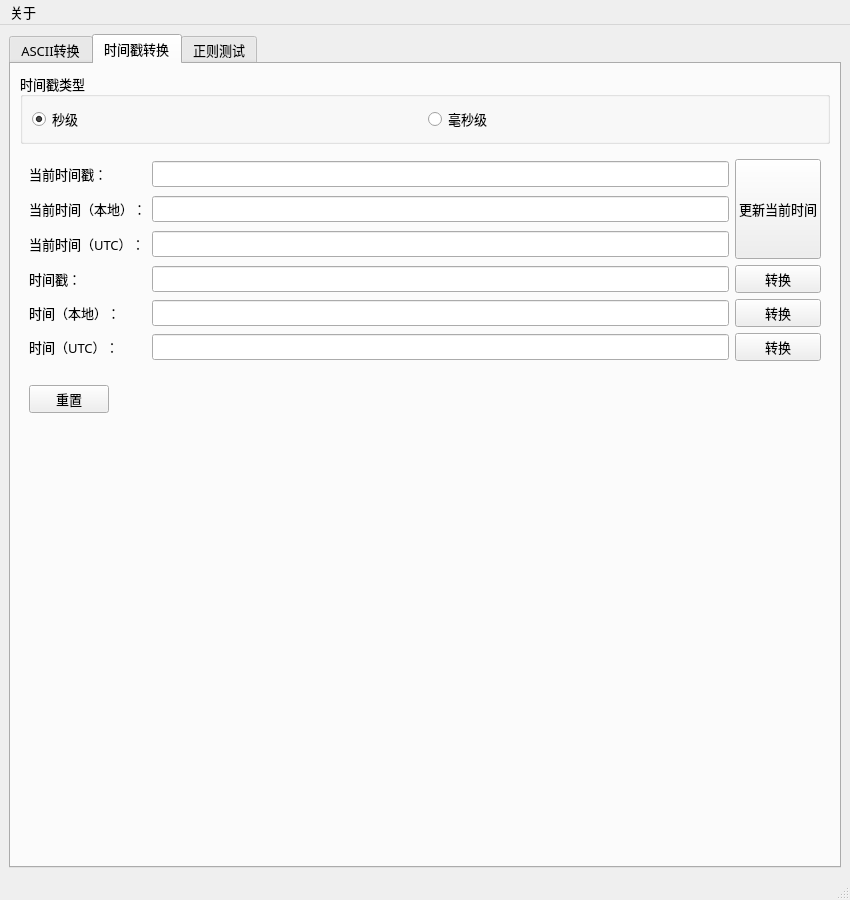
<?xml version="1.0" encoding="UTF-8"?>
<ui version="4.0">
 <class>MainWindow</class>
 <widget class="QMainWindow" name="MainWindow">
  <property name="geometry">
   <rect>
    <x>0</x>
    <y>0</y>
    <width>850</width>
    <height>900</height>
   </rect>
  </property>
  <property name="minimumSize">
   <size>
    <width>850</width>
    <height>900</height>
   </size>
  </property>
  <property name="font">
   <font>
    <family>等线</family>
    <pointsize>10</pointsize>
   </font>
  </property>
  <property name="acceptDrops">
   <bool>true</bool>
  </property>
  <property name="windowTitle">
   <string>PerryBox</string>
  </property>
  <widget class="QWidget" name="centralwidget">
   <layout class="QVBoxLayout" name="verticalLayout_2">
    <item>
     <widget class="QTabWidget" name="tabWidget">
      <property name="font">
       <font>
        <family>等线</family>
        <pointsize>10</pointsize>
       </font>
      </property>
      <property name="currentIndex">
       <number>1</number>
      </property>
      <widget class="QWidget" name="tab_ascii">
       <attribute name="title">
        <string>ASCII转换</string>
       </attribute>
       <layout class="QVBoxLayout" name="verticalLayout">
        <item>
         <widget class="QLabel" name="label">
          <property name="font">
           <font>
            <family>等线</family>
            <pointsize>10</pointsize>
           </font>
          </property>
          <property name="text">
           <string>ASCII文本：</string>
          </property>
         </widget>
        </item>
        <item>
         <widget class="QTextEdit" name="edit_ascii">
          <property name="font">
           <font>
            <family>等线</family>
            <pointsize>10</pointsize>
           </font>
          </property>
          <property name="acceptRichText">
           <bool>false</bool>
          </property>
         </widget>
        </item>
        <item>
         <widget class="QLabel" name="label_2">
          <property name="font">
           <font>
            <family>等线</family>
            <pointsize>10</pointsize>
           </font>
          </property>
          <property name="text">
           <string> 十六进制：</string>
          </property>
         </widget>
        </item>
        <item>
         <widget class="QTextEdit" name="edit_hex">
          <property name="font">
           <font>
            <family>等线</family>
            <pointsize>10</pointsize>
           </font>
          </property>
          <property name="acceptRichText">
           <bool>false</bool>
          </property>
         </widget>
        </item>
        <item>
         <widget class="QLabel" name="label_3">
          <property name="font">
           <font>
            <family>等线</family>
            <pointsize>10</pointsize>
           </font>
          </property>
          <property name="text">
           <string> 十进制：</string>
          </property>
         </widget>
        </item>
        <item>
         <widget class="QTextEdit" name="edit_dec">
          <property name="font">
           <font>
            <family>等线</family>
            <pointsize>10</pointsize>
           </font>
          </property>
          <property name="acceptRichText">
           <bool>false</bool>
          </property>
         </widget>
        </item>
        <item>
         <widget class="QWidget" name="widget_2" native="true">
          <layout class="QHBoxLayout" name="horizontalLayout_2">
           <item>
            <widget class="QLabel" name="label_4">
             <property name="text">
              <string>字符长度（ 字节）：</string>
             </property>
            </widget>
           </item>
           <item>
            <widget class="QLineEdit" name="edit_char_size">
             <property name="enabled">
              <bool>true</bool>
             </property>
             <property name="readOnly">
              <bool>true</bool>
             </property>
            </widget>
           </item>
          </layout>
         </widget>
        </item>
        <item>
         <widget class="QWidget" name="widget" native="true">
          <property name="font">
           <font>
            <family>等线</family>
            <pointsize>10</pointsize>
           </font>
          </property>
          <layout class="QHBoxLayout" name="horizontalLayout">
           <item>
            <widget class="QPushButton" name="btn_reset_ascii">
             <property name="sizePolicy">
              <sizepolicy hsizetype="Fixed" vsizetype="Fixed">
               <horstretch>0</horstretch>
               <verstretch>0</verstretch>
              </sizepolicy>
             </property>
             <property name="minimumSize">
              <size>
               <width>100</width>
               <height>30</height>
              </size>
             </property>
             <property name="maximumSize">
              <size>
               <width>100</width>
               <height>30</height>
              </size>
             </property>
             <property name="font">
              <font>
               <family>等线</family>
               <pointsize>10</pointsize>
              </font>
             </property>
             <property name="text">
              <string>重置</string>
             </property>
            </widget>
           </item>
           <item>
            <spacer name="horizontalSpacer">
             <property name="font">
              <font>
               <family>等线</family>
               <pointsize>10</pointsize>
              </font>
             </property>
             <property name="orientation">
              <enum>Qt::Horizontal</enum>
             </property>
             <property name="sizeHint" stdset="0">
              <size>
               <width>40</width>
               <height>20</height>
              </size>
             </property>
            </spacer>
           </item>
           <item>
            <widget class="QLabel" name="label_info_ascii">
             <property name="font">
              <font>
               <family>等线</family>
               <pointsize>10</pointsize>
              </font>
             </property>
             <property name="styleSheet">
              <string notr="true">color: rgb(255, 0, 0);</string>
             </property>
             <property name="text">
              <string/>
             </property>
            </widget>
           </item>
          </layout>
         </widget>
        </item>
       </layout>
      </widget>
      <widget class="QWidget" name="tab_ipmi">
       <attribute name="title">
        <string>时间戳转换</string>
       </attribute>
       <layout class="QVBoxLayout" name="verticalLayout_3">
        <item>
         <widget class="QGroupBox" name="groupBox">
          <property name="title">
           <string>时间戳类型</string>
          </property>
          <layout class="QHBoxLayout" name="horizontalLayout_4">
           <item>
            <widget class="QRadioButton" name="radioButton">
             <property name="text">
              <string>秒级</string>
             </property>
             <property name="checked">
              <bool>true</bool>
             </property>
            </widget>
           </item>
           <item>
            <widget class="QRadioButton" name="radioButton_2">
             <property name="text">
              <string>毫秒级</string>
             </property>
            </widget>
           </item>
          </layout>
         </widget>
        </item>
        <item>
         <widget class="QWidget" name="widget_3" native="true">
          <layout class="QGridLayout" name="gridLayout">
           <item row="4" column="2">
            <widget class="QPushButton" name="btn_timestamp">
             <property name="text">
              <string>转换</string>
             </property>
            </widget>
           </item>
           <item row="3" column="1">
            <widget class="QLineEdit" name="edit_cur_utctime">
             <property name="readOnly">
              <bool>true</bool>
             </property>
            </widget>
           </item>
           <item row="1" column="0">
            <widget class="QLabel" name="label_6">
             <property name="text">
              <string>当前时间戳：</string>
             </property>
            </widget>
           </item>
           <item row="2" column="1">
            <widget class="QLineEdit" name="edit_cur_localtime">
             <property name="readOnly">
              <bool>true</bool>
             </property>
            </widget>
           </item>
           <item row="7" column="2">
            <widget class="QPushButton" name="btn_utctime">
             <property name="text">
              <string>转换</string>
             </property>
            </widget>
           </item>
           <item row="1" column="2" rowspan="3">
            <widget class="QPushButton" name="btn_update_cur_time">
             <property name="text">
              <string>

更新当前时间

</string>
             </property>
            </widget>
           </item>
           <item row="3" column="0">
            <widget class="QLabel" name="label_9">
             <property name="text">
              <string>当前时间（UTC）：</string>
             </property>
            </widget>
           </item>
           <item row="2" column="0">
            <widget class="QLabel" name="label_5">
             <property name="text">
              <string>当前时间（本地）：</string>
             </property>
            </widget>
           </item>
           <item row="6" column="2">
            <widget class="QPushButton" name="btn_localtime">
             <property name="text">
              <string>转换</string>
             </property>
            </widget>
           </item>
           <item row="7" column="0">
            <widget class="QLabel" name="label_7">
             <property name="text">
              <string>时间（UTC）：</string>
             </property>
            </widget>
           </item>
           <item row="6" column="0">
            <widget class="QLabel" name="label_10">
             <property name="text">
              <string>时间（本地）：</string>
             </property>
            </widget>
           </item>
           <item row="4" column="0">
            <widget class="QLabel" name="label_8">
             <property name="text">
              <string>时间戳：</string>
             </property>
            </widget>
           </item>
           <item row="7" column="1">
            <widget class="QLineEdit" name="edit_utctime"/>
           </item>
           <item row="4" column="1">
            <widget class="QLineEdit" name="edit_timestamp"/>
           </item>
           <item row="1" column="1">
            <widget class="QLineEdit" name="edit_cur_timestamp">
             <property name="readOnly">
              <bool>true</bool>
             </property>
            </widget>
           </item>
           <item row="6" column="1">
            <widget class="QLineEdit" name="edit_localtime"/>
           </item>
          </layout>
         </widget>
        </item>
        <item>
         <widget class="QWidget" name="widget_4" native="true">
          <layout class="QHBoxLayout" name="horizontalLayout_3">
           <item>
            <widget class="QPushButton" name="btn_reset_timestamp">
             <property name="text">
              <string>重置</string>
             </property>
            </widget>
           </item>
           <item>
            <spacer name="horizontalSpacer_2">
             <property name="orientation">
              <enum>Qt::Horizontal</enum>
             </property>
             <property name="sizeHint" stdset="0">
              <size>
               <width>40</width>
               <height>20</height>
              </size>
             </property>
            </spacer>
           </item>
           <item>
            <widget class="QLabel" name="label_info_timestamp">
             <property name="styleSheet">
              <string notr="true">color: rgb(255, 0, 0);</string>
             </property>
             <property name="text">
              <string>          </string>
             </property>
            </widget>
           </item>
          </layout>
         </widget>
        </item>
        <item>
         <spacer name="verticalSpacer">
          <property name="orientation">
           <enum>Qt::Vertical</enum>
          </property>
          <property name="sizeHint" stdset="0">
           <size>
            <width>20</width>
            <height>40</height>
           </size>
          </property>
         </spacer>
        </item>
       </layout>
      </widget>
      <widget class="QWidget" name="tab">
       <attribute name="title">
        <string>正则测试</string>
       </attribute>
      </widget>
     </widget>
    </item>
   </layout>
  </widget>
  <widget class="QMenuBar" name="menubar">
   <property name="geometry">
    <rect>
     <x>0</x>
     <y>0</y>
     <width>850</width>
     <height>21</height>
    </rect>
   </property>
   <widget class="QMenu" name="menu">
    <property name="title">
     <string>关于</string>
    </property>
    <addaction name="actionUpdateInfo"/>
   </widget>
   <addaction name="menu"/>
  </widget>
  <widget class="QStatusBar" name="statusbar"/>
  <action name="actionUpdateInfo">
   <property name="text">
    <string>更新信息</string>
   </property>
   <property name="font">
    <font>
     <family>Agency FB</family>
     <pointsize>10</pointsize>
    </font>
   </property>
  </action>
 </widget>
 <resources/>
 <connections/>
</ui>
